Frame 1 (no input): blank canvas, image omitted
Frame 60 (no input): blank canvas, image omitted
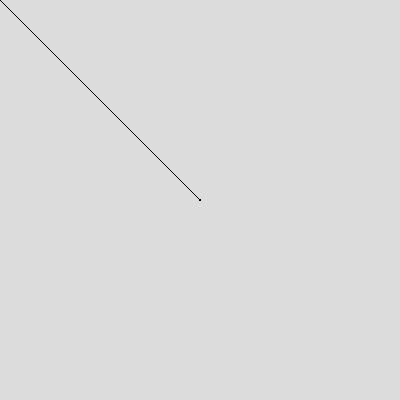
Frame 120 (the mouse pressed at the canvas centre since frame 60)

The p5.js sketch whose frames 1 and 60 were blank and that drew this single picture after the mouse press (run headless with seeded random() and noise() and a simulated clock; from frame 60 on, the mouse is pressed at the canvas centre):

// p5.js sketch
// ── sketch.js
function setup() {
  createCanvas(400, 400);
  background(220);
}

function draw() {
  
  line(mouseX, mouseY, pmouseX, pmouseY); //100, 100 (use that)
  
}
